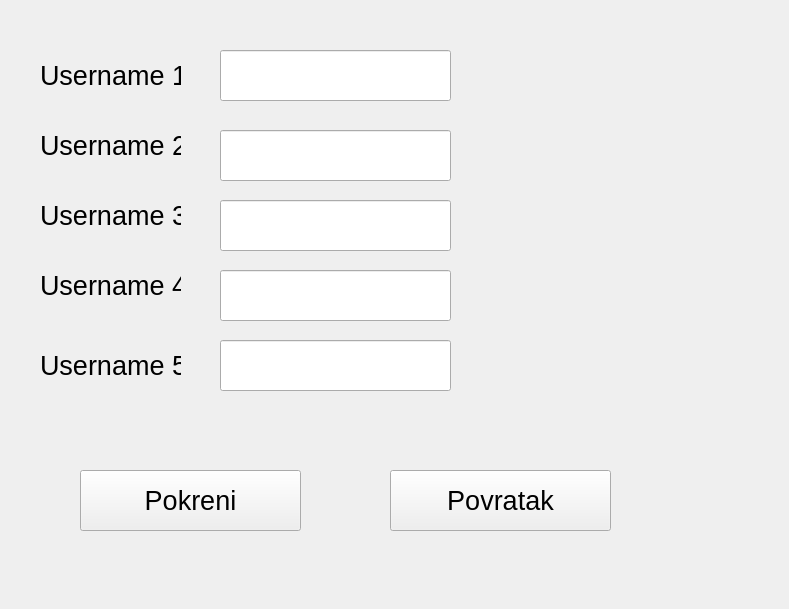
<?xml version="1.0" encoding="UTF-8"?>
<ui version="4.0">
 <class>Form</class>
 <widget class="QWidget" name="Form">
  <property name="geometry">
   <rect>
    <x>0</x>
    <y>0</y>
    <width>789</width>
    <height>609</height>
   </rect>
  </property>
  <property name="windowTitle">
   <string>Form</string>
  </property>
  <widget class="QLabel" name="label">
   <property name="geometry">
    <rect>
     <x>40</x>
     <y>50</y>
     <width>141</width>
     <height>51</height>
    </rect>
   </property>
   <property name="font">
    <font>
     <pointsize>20</pointsize>
    </font>
   </property>
   <property name="text">
    <string>Username 1:</string>
   </property>
  </widget>
  <widget class="QLineEdit" name="username1Text">
   <property name="geometry">
    <rect>
     <x>220</x>
     <y>50</y>
     <width>231</width>
     <height>51</height>
    </rect>
   </property>
   <property name="font">
    <font>
     <pointsize>20</pointsize>
    </font>
   </property>
   <property name="readOnly">
    <bool>false</bool>
   </property>
  </widget>
  <widget class="QPushButton" name="pokreniIgruGumb">
   <property name="geometry">
    <rect>
     <x>80</x>
     <y>470</y>
     <width>221</width>
     <height>61</height>
    </rect>
   </property>
   <property name="font">
    <font>
     <pointsize>20</pointsize>
    </font>
   </property>
   <property name="autoFillBackground">
    <bool>false</bool>
   </property>
   <property name="text">
    <string>Pokreni</string>
   </property>
  </widget>
  <widget class="QPushButton" name="povratakGumb">
   <property name="geometry">
    <rect>
     <x>390</x>
     <y>470</y>
     <width>221</width>
     <height>61</height>
    </rect>
   </property>
   <property name="font">
    <font>
     <pointsize>20</pointsize>
    </font>
   </property>
   <property name="autoFillBackground">
    <bool>false</bool>
   </property>
   <property name="text">
    <string>Povratak</string>
   </property>
  </widget>
  <widget class="QLineEdit" name="username2Text">
   <property name="geometry">
    <rect>
     <x>220</x>
     <y>130</y>
     <width>231</width>
     <height>51</height>
    </rect>
   </property>
   <property name="font">
    <font>
     <pointsize>20</pointsize>
    </font>
   </property>
   <property name="readOnly">
    <bool>false</bool>
   </property>
  </widget>
  <widget class="QLabel" name="label_2">
   <property name="geometry">
    <rect>
     <x>40</x>
     <y>120</y>
     <width>141</width>
     <height>51</height>
    </rect>
   </property>
   <property name="font">
    <font>
     <pointsize>20</pointsize>
    </font>
   </property>
   <property name="text">
    <string>Username 2:</string>
   </property>
  </widget>
  <widget class="QLineEdit" name="username3Text">
   <property name="geometry">
    <rect>
     <x>220</x>
     <y>200</y>
     <width>231</width>
     <height>51</height>
    </rect>
   </property>
   <property name="font">
    <font>
     <pointsize>20</pointsize>
    </font>
   </property>
   <property name="readOnly">
    <bool>false</bool>
   </property>
  </widget>
  <widget class="QLabel" name="label_3">
   <property name="geometry">
    <rect>
     <x>40</x>
     <y>190</y>
     <width>141</width>
     <height>51</height>
    </rect>
   </property>
   <property name="font">
    <font>
     <pointsize>20</pointsize>
    </font>
   </property>
   <property name="text">
    <string>Username 3</string>
   </property>
  </widget>
  <widget class="QLineEdit" name="username4Text">
   <property name="geometry">
    <rect>
     <x>220</x>
     <y>270</y>
     <width>231</width>
     <height>51</height>
    </rect>
   </property>
   <property name="font">
    <font>
     <pointsize>20</pointsize>
    </font>
   </property>
   <property name="readOnly">
    <bool>false</bool>
   </property>
  </widget>
  <widget class="QLabel" name="label_4">
   <property name="geometry">
    <rect>
     <x>40</x>
     <y>260</y>
     <width>141</width>
     <height>51</height>
    </rect>
   </property>
   <property name="font">
    <font>
     <pointsize>20</pointsize>
    </font>
   </property>
   <property name="text">
    <string>Username 4</string>
   </property>
  </widget>
  <widget class="QLineEdit" name="username5Text">
   <property name="geometry">
    <rect>
     <x>220</x>
     <y>340</y>
     <width>231</width>
     <height>51</height>
    </rect>
   </property>
   <property name="font">
    <font>
     <pointsize>20</pointsize>
    </font>
   </property>
   <property name="readOnly">
    <bool>false</bool>
   </property>
  </widget>
  <widget class="QLabel" name="label_5">
   <property name="geometry">
    <rect>
     <x>40</x>
     <y>340</y>
     <width>141</width>
     <height>51</height>
    </rect>
   </property>
   <property name="font">
    <font>
     <pointsize>20</pointsize>
    </font>
   </property>
   <property name="text">
    <string>Username 5</string>
   </property>
  </widget>
 </widget>
 <resources/>
 <connections/>
</ui>
